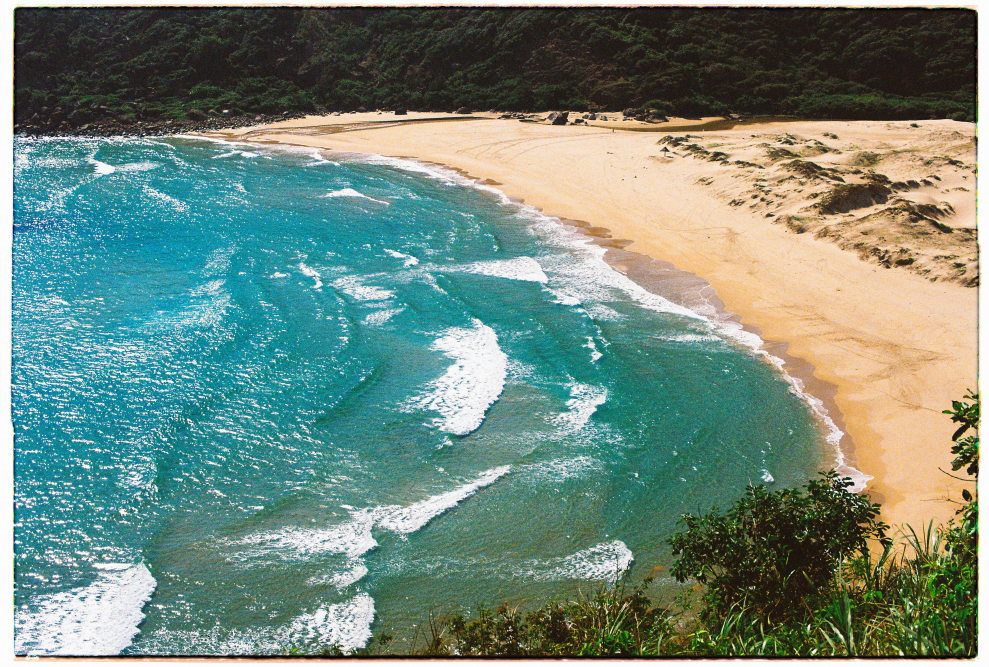
#> input picture Task7/input_images/photo1.jpg, 3954 x 2666 px (shown at 1/4 size); its folder holds 2 pictures in this run
$ python image_resizer.py
#> lines starting #> are read from the running program, lines starting #| are printed output that depends on the picture
import os
from PIL import Image # type: ignore

# --- Configuration ---
# 1. Folder Paths
INPUT_FOLDER = 'input_images'
OUTPUT_FOLDER = 'output_images'

# 2. Resizing Parameters
# The target size for the output images (width, height) in pixels.
TARGET_SIZE = (800, 600)

# 3. Output Format and Quality
# Options: 'JPEG', 'PNG', 'WEBP', etc.
OUTPUT_FORMAT = 'JPEG'
# Quality setting for JPEG (1-100). Ignored for other formats like PNG.
JPEG_QUALITY = 90

# --- End of Configuration ---


def resize_and_convert_images():
    """
    Finds all images in the INPUT_FOLDER, resizes them to TARGET_SIZE,
    converts them to the OUTPUT_FORMAT, and saves them in the OUTPUT_FOLDER.
    """
    # 1. Validate and Create Output Folder
    if not os.path.exists(OUTPUT_FOLDER):
        print(f"Output folder '{OUTPUT_FOLDER}' not found. Creating it...")
        os.makedirs(OUTPUT_FOLDER)

    if not os.path.exists(INPUT_FOLDER):
        print(f"Error: Input folder '{INPUT_FOLDER}' not found. Please create it and add images.")
        return

    print(f"Starting image processing...")
    print(f"Input folder: {os.path.abspath(INPUT_FOLDER)}")
    print(f"Output folder: {os.path.abspath(OUTPUT_FOLDER)}")
    print(f"Target size: {TARGET_SIZE[0]}x{TARGET_SIZE[1]} pixels")
    print("-" * 30)

    processed_count = 0
    skipped_count = 0

    # 2. Iterate Through Files in Input Folder
    for filename in os.listdir(INPUT_FOLDER):
        # Construct full file path
        input_path = os.path.join(INPUT_FOLDER, filename)

        # Skip directories and non-file items
        if not os.path.isfile(input_path):
            continue

        try:
            # 3. Open the Image
            with Image.open(input_path) as img:
#> img is the input picture: PIL image 3954x2666 RGB; mean R, G, B 112.4, 134.9, 122.4
                print(f"Processing '{filename}'...")

                # 4. Resize the Image
                # We use Image.Resampling.LANCZOS for high-quality downscaling.
                resized_img = img.resize(TARGET_SIZE, Image.Resampling.LANCZOS)
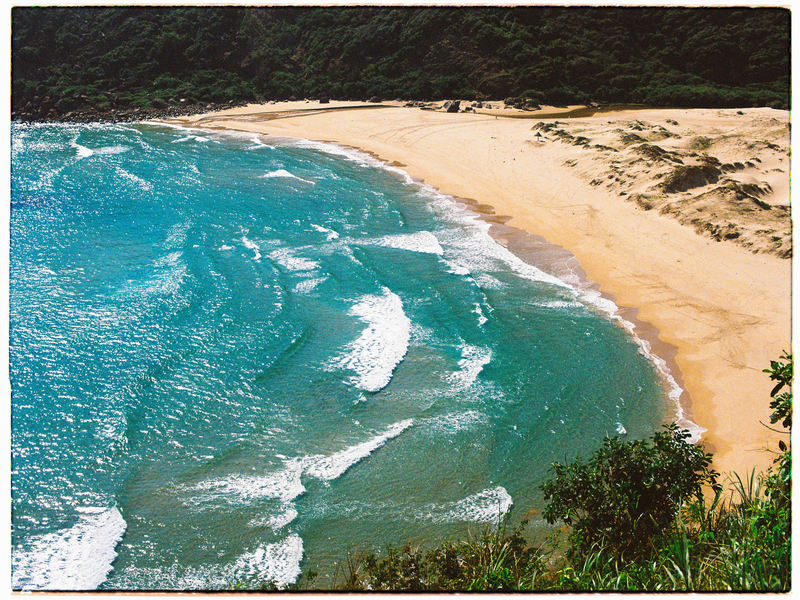
#> resized_img: PIL image 800x600 RGB; mean R, G, B 112.4, 134.9, 122.4

                # 5. Handle Image Format and File Extension
                # Get the base name of the file without its original extension
                base_name = os.path.splitext(filename)[0]
                output_extension = OUTPUT_FORMAT.lower()

                # Special case for 'jpeg' which should have 'jpg' extension
                if output_extension == 'jpeg':
                    output_extension = 'jpg'

                output_filename = f"{base_name}.{output_extension}"
                output_path = os.path.join(OUTPUT_FOLDER, output_filename)

                # 6. Convert and Save the Image
                # If the output is JPEG, we need to handle transparency by converting to 'RGB' mode.
                if OUTPUT_FORMAT.upper() == 'JPEG':
                    # Convert images with transparency (RGBA) or palettes (P) to standard RGB
                    if resized_img.mode in ('RGBA', 'P'):
                        resized_img = resized_img.convert('RGB')
                    resized_img.save(output_path, OUTPUT_FORMAT, quality=JPEG_QUALITY)
                else:
                    resized_img.save(output_path, OUTPUT_FORMAT)

                processed_count += 1

        except (IOError, OSError) as e:
            # This will catch files that are not images or are corrupted
            print(f"Skipping '{filename}': Not a valid image or cannot be opened. Reason: {e}")
            skipped_count += 1
#> pass 2 of the loop in resize_and_convert_images, `for filename in os.listdir(INPUT_FOLDER):`:
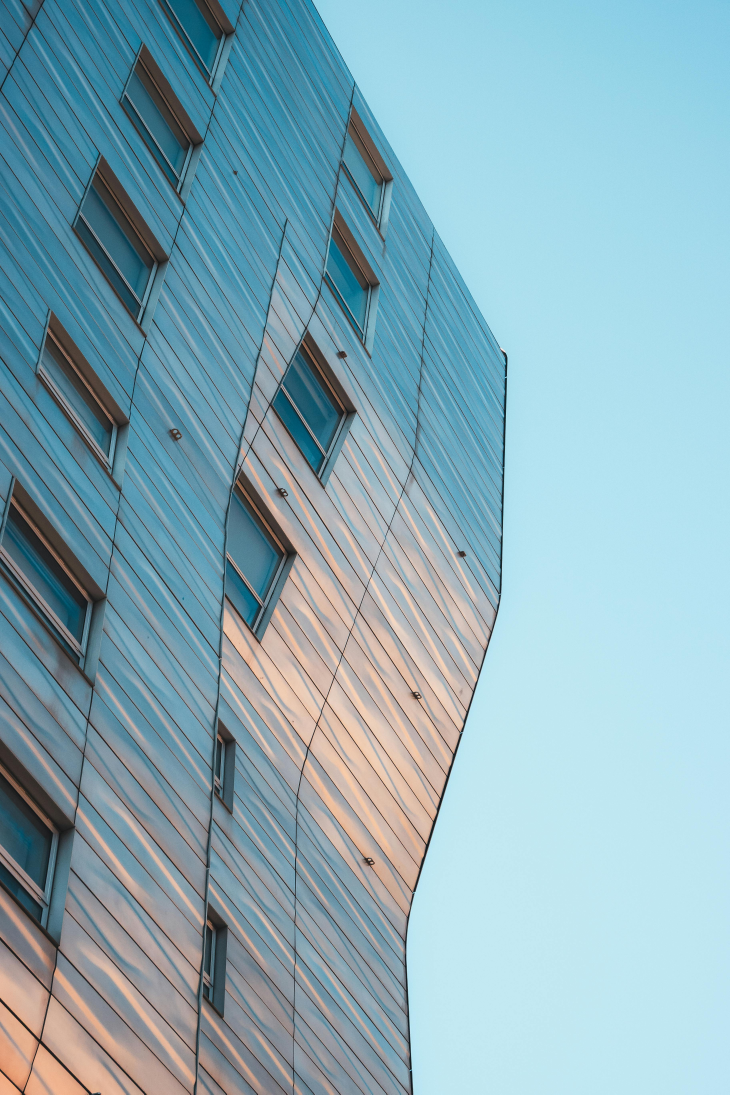
#> input picture Task7/input_images/photo2.jpg, 3648 x 5472 px (shown at 1/5 size)
#> in resize_and_convert_images, img is the input picture: PIL image 3648x5472 RGB; mean R, G, B 137.8, 172.9, 184.6
#> in resize_and_convert_images, `resized_img = img.resize(TARGET_SIZE, Image.Resampling.LANCZOS)`:
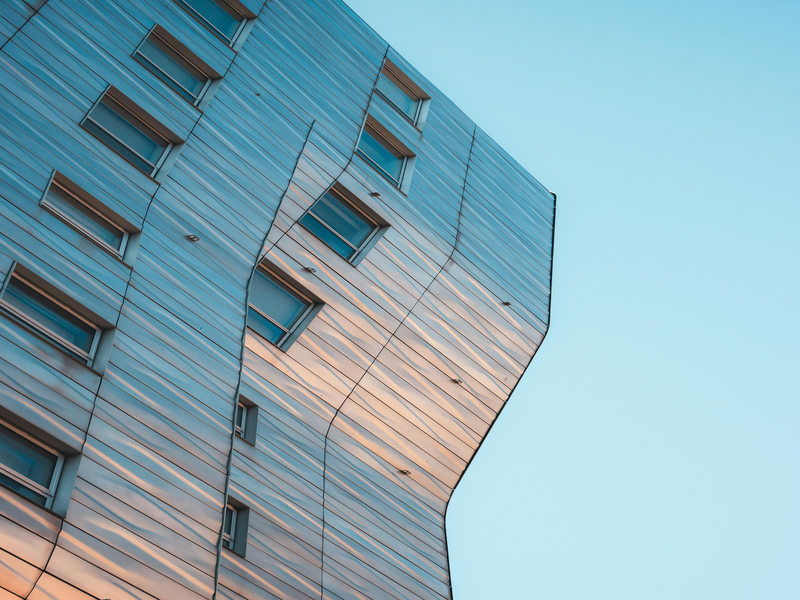
#> resized_img: PIL image 800x600 RGB; mean R, G, B 137.8, 172.9, 184.6

    print("-" * 30)
    print("Batch processing complete.")
    print(f"Successfully processed: {processed_count} images.")
    print(f"Skipped: {skipped_count} files.")


if __name__ == "__main__":
    resize_and_convert_images()
